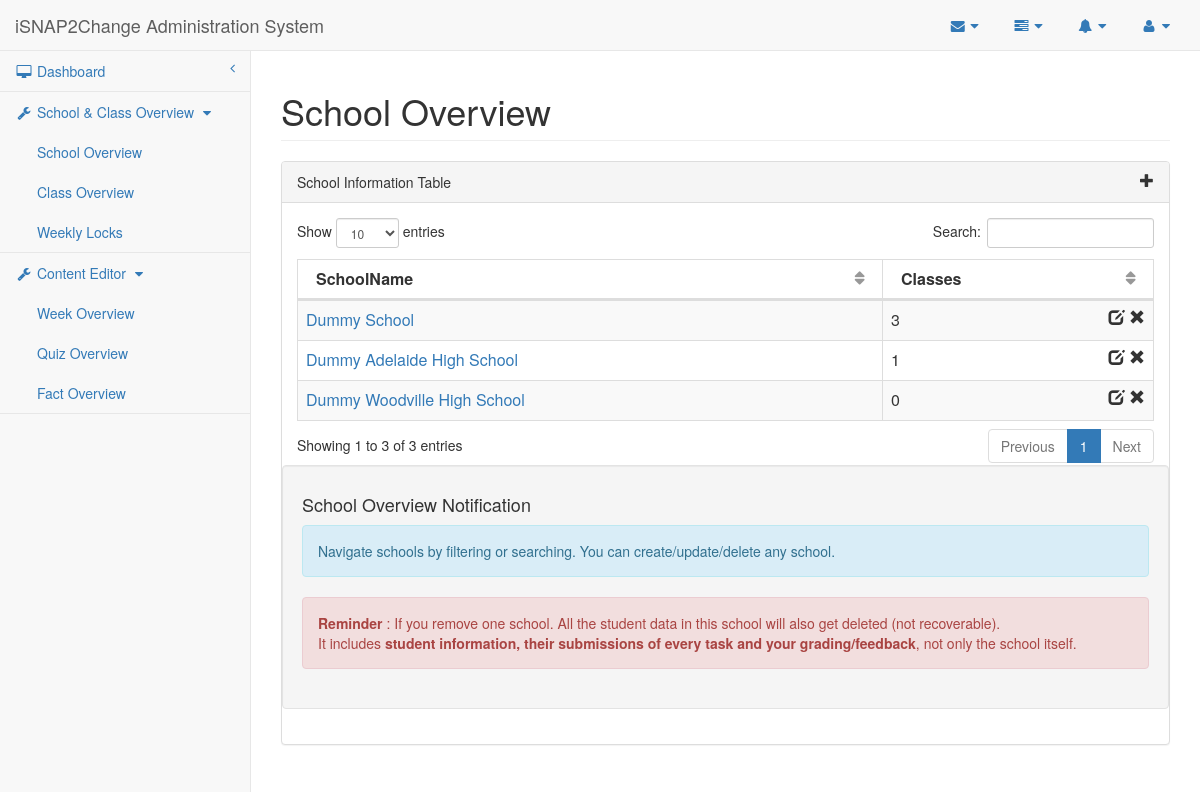
Page /isnap2change/researcher/school.php on the earlier database version.
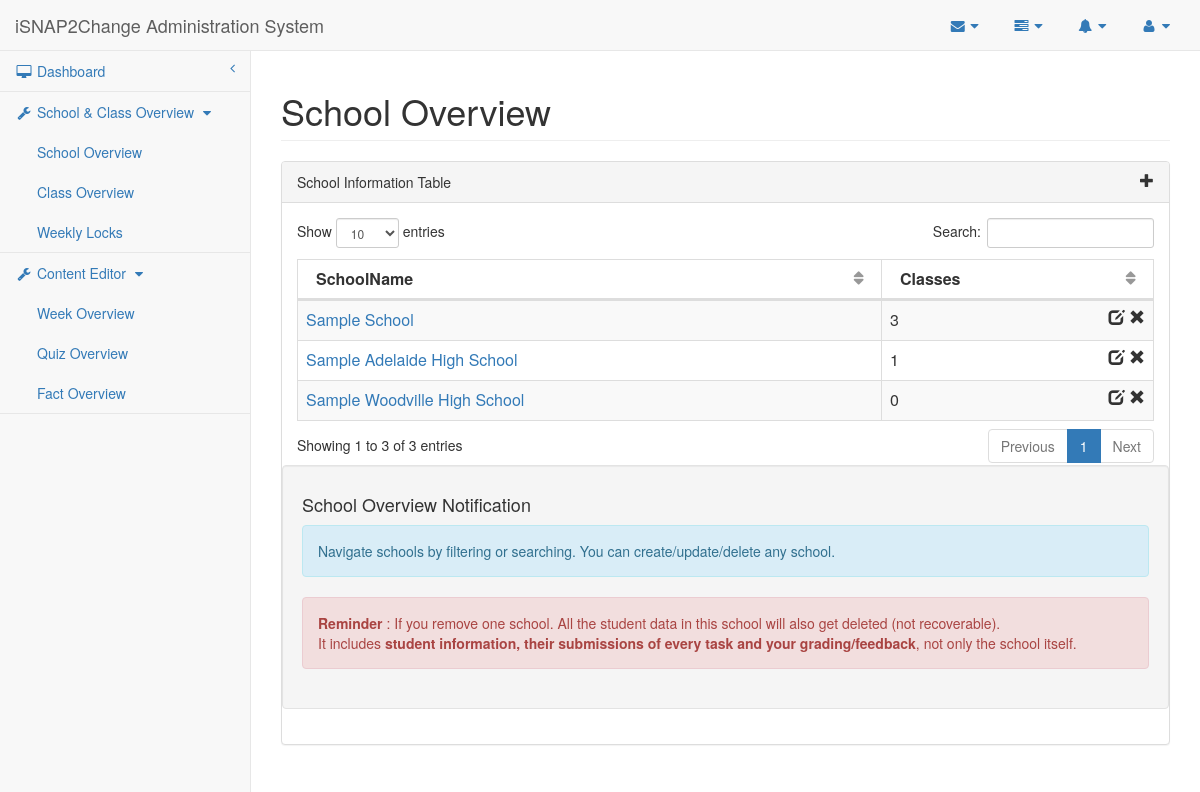
Same page on the later database version.
### tables this page shows
CREATE TABLE IF NOT EXISTS `School` (
    SchoolID MEDIUMINT AUTO_INCREMENT,
     
    SchoolName VARCHAR(190) UNIQUE,
    CONSTRAINT School_SchoolID_PK PRIMARY KEY (SchoolID)
);

### isnap2change/researcher/school.php (the view, shortened to what this page needs)
<?php
    $conn = db_connect();
    $schoolSql = "SELECT SchoolID, SchoolName
               FROM School";
    $schoolQuery = $conn->prepare($schoolSql);
    $schoolQuery->execute();
    $schoolResult = $schoolQuery->fetchAll(PDO::FETCH_OBJ);
    $classNumSql = "SELECT count(*) as Count, SchoolID
               FROM School NATURAL JOIN Class
               GROUP BY SchoolID";
    $classNumQuery = $conn->prepare($classNumSql);
    $classNumQuery->execute();
    $classNumResult = $classNumQuery->fetchAll(PDO::FETCH_OBJ);
?>
<!DOCTYPE html>
<html lang="en">
<head>
    <link href="../bower_components/bootstrap/dist/css/bootstrap.min.css" rel="stylesheet">
    <link href="../bower_components/metisMenu/dist/metisMenu.min.css" rel="stylesheet">
    <link href="../bower_components/datatables-plugins/integration/bootstrap/3/dataTables.bootstrap.css" rel="stylesheet">
    <link href="../dist/css/sb-admin-2.css" rel="stylesheet">
    <link href="../bower_components/font-awesome/css/font-awesome.min.css" rel="stylesheet" type="text/css">
</head>
<body>
    <div id="wrapper">
        <div w3-include-html="navigation.html"></div>
        <div id="page-wrapper">
            <div class="row">
                <div class="col-lg-12">
                    <h1 class="page-header">School Overview</h1>
                </div>
            </div>
            <div class="row">
                <div class="col-lg-12">
                    <div class="panel panel-default">
                        <div class="panel-heading">
                            School Information Table <span class="glyphicon glyphicon-plus pull-right" data-toggle="modal" data-target="#dialog"></span>
                        </div>
                        <div class="panel-body">
                            <div class="dataTable_wrapper">
                                <table class="table table-striped table-bordered table-hover" id="dataTables-example">
                                    <thead>
                                        <tr>
                                            <th>SchoolName</th>
                                            <th>Classes</th>
                                        </tr>
                                    </thead>
                                    <tbody>
                                    <?php for($i=0; $i<count($schoolResult); $i++) {?>
                                        <tr class="<?php if($i % 2 == 0){echo "odd";} else {echo "even";} ?>">
                                            <td><a href="class.php?schoolname=<?php echo $schoolResult[$i]->SchoolName ?>"><?php echo $schoolResult[$i]->SchoolName ?></a></td>
                                            <td><?php $count=0; for($j=0; $j<count($classNumResult); $j++){ if ($classNumResult[$j]->SchoolID == $schoolResult[$i]->SchoolID) $count=$classNumResult[$j]->Count; } echo $count; ?><span class="glyphicon glyphicon-remove pull-right" aria-hidden="true"></span><span class="pull-right" aria-hidden="true">&nbsp;</span><span class="glyphicon glyphicon-edit pull-right" data-toggle="modal" data-target="#dialog" aria-hidden="true"></span></td>
                                        </tr>
                                    <?php } ?>
                                    </tbody>
                                </table>
                            </div>
                            <div class="well row">
                                <h4>School Overview Notification</h4>
                                <div class="alert alert-info">
                                    <p>Navigate schools by filtering or searching. You can create/update/delete any school.</p>
                                </div>
                                <div class="alert alert-danger">
                                    <p><strong>Reminder</strong> : If you remove one school. All the student data in this school will also get deleted (not recoverable).</p> It includes <strong>student information, their submissions of every task and your grading/feedback</strong>, not only the school itself.
                                </div>
                            </div>
                        </div>
                    </div>
                </div>
            </div>
        </div>
    </div>
</body>
</html>

Differences in the rows shown:
changed school: SchoolName "Dummy Adelaide High School" → "Sample Adelaide High School"
changed school: SchoolName "Dummy School" → "Sample School"
changed school: SchoolName "Dummy Woodville High School" → "Sample Woodville High School"
